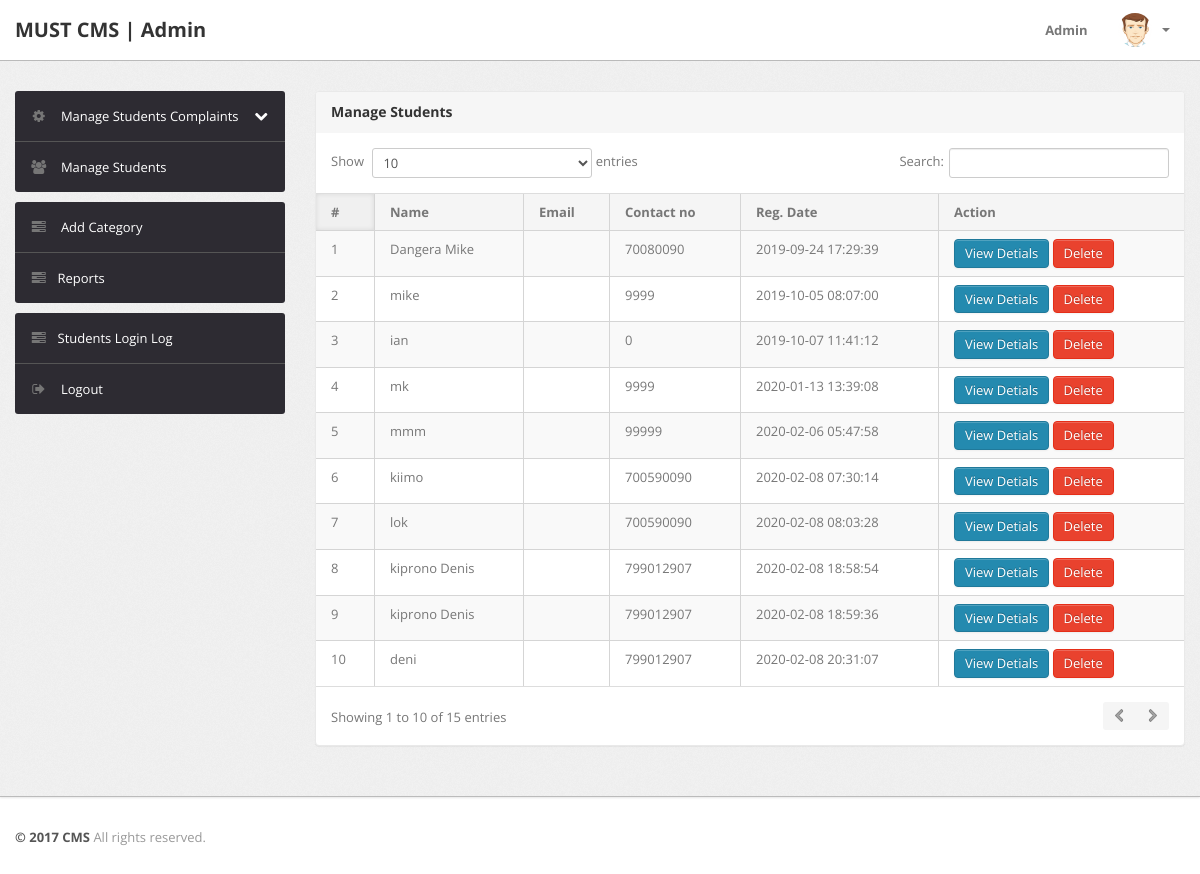
The page /admin/manage-users.php (signed in) on the database its author committed.
### tables this page shows
CREATE TABLE `users` (
  `id` int(11) NOT NULL,
  `fullName` varchar(255) DEFAULT NULL,
  `userRegNo` varchar(255) DEFAULT NULL,
  `password` varchar(255) DEFAULT NULL,
  `contactNo` bigint(11) DEFAULT NULL,
  `pincode` int(6) DEFAULT NULL,
  `userImage` varchar(255) DEFAULT NULL,
  `regDate` timestamp NOT NULL DEFAULT CURRENT_TIMESTAMP,
  `updationDate` timestamp NULL DEFAULT CURRENT_TIMESTAMP ON UPDATE CURRENT_TIMESTAMP,
  `status` int(1) DEFAULT NULL
);

### admin/manage-users.php (the view, shortened to what this page needs)
<?php
include('include/config.php');
if(strlen($_SESSION['alogin'])==0)
	{
header('location:index.php');
}
else{
?>
<!DOCTYPE html>
<html lang="en">
<head>
	<link type="text/css" href="bootstrap/css/bootstrap.min.css" rel="stylesheet">
	<link type="text/css" href="bootstrap/css/bootstrap-responsive.min.css" rel="stylesheet">
	<link type="text/css" href="css/theme.css" rel="stylesheet">
	<link type="text/css" href="images/icons/css/font-awesome.css" rel="stylesheet">
</head>
<body>
<?php include('include/header.php');?>
	<div class="wrapper">
		<div class="container">
			<div class="row">
<?php include('include/sidebar.php');?>
			<div class="span9">
					<div class="content">
	<div class="module">
							<div class="module-head">
								<h3>Manage Students</h3>
							</div>
							<div class="module-body table">
								<table cellpadding="0" cellspacing="0" border="0" class="datatable-1 table table-bordered table-striped	 display" width="100%">
									<thead>
										<tr>
											<th>#</th>
											<th> Name</th>
											<th>Email </th>
											<th>Contact no</th>
											<th>Reg. Date </th>
											<th>Action</th>
										</tr>
									</thead>
									<tbody>
<?php $query=mysqli_query($con,"select * from users");
$cnt=1;
while($row=mysqli_fetch_array($query))
{
?>
										<tr>
											<td><?php echo htmlentities($cnt);?></td>
											<td><?php echo htmlentities($row['fullName']);?></td>
											<td><?php echo htmlentities($row['userEmail']);?></td>
											<td> <?php echo htmlentities($row['contactNo']);?></td>
											<td><?php echo htmlentities($row['regDate']);?></td>
<td><a href="javascript:void(0);" onClick="popUpWindow('http://localhost/cms/admin/userprofile.php?uid=<?php echo htmlentities($row['id']);?>');" title="View Details">
<button type="button" class="btn btn-primary">View Detials</button>
											</a>
<a href="manage-users.php?uid=<?php echo htmlentities($row['id']);?>&&action=del" title="Delete" onClick="return confirm('Do you really want to delete ?')">
<button type="button" class="btn btn-danger">Delete</button></a>
										</td>
										<?php $cnt=$cnt+1; } ?>
								</table>
							</div>
						</div>
					</div>
				</div>
			</div>
		</div>
	</div>
<?php include('include/footer.php');?>
</body>
<?php } ?>

### rows shown on the page
users: fullName "Dangera Mike", contactNo "70080090", regDate "2019-09-24 17:29:39"
users: fullName "mike", contactNo "9999", regDate "2019-10-05 08:07:00"
users: fullName "ian", contactNo "0", regDate "2019-10-07 11:41:12"
users: fullName "mk", contactNo "9999", regDate "2020-01-13 13:39:08"
users: fullName "mmm", contactNo "99999", regDate "2020-02-06 05:47:58"
users: fullName "kiimo", contactNo "700590090", regDate "2020-02-08 07:30:14"
users: fullName "lok", contactNo "700590090", regDate "2020-02-08 08:03:28"
users: fullName "kiprono Denis", contactNo "799012907", regDate "2020-02-08 18:58:54"
users: fullName "kiprono Denis", contactNo "799012907", regDate "2020-02-08 18:59:36"
users: fullName "deni", contactNo "799012907", regDate "2020-02-08 20:31:07"
